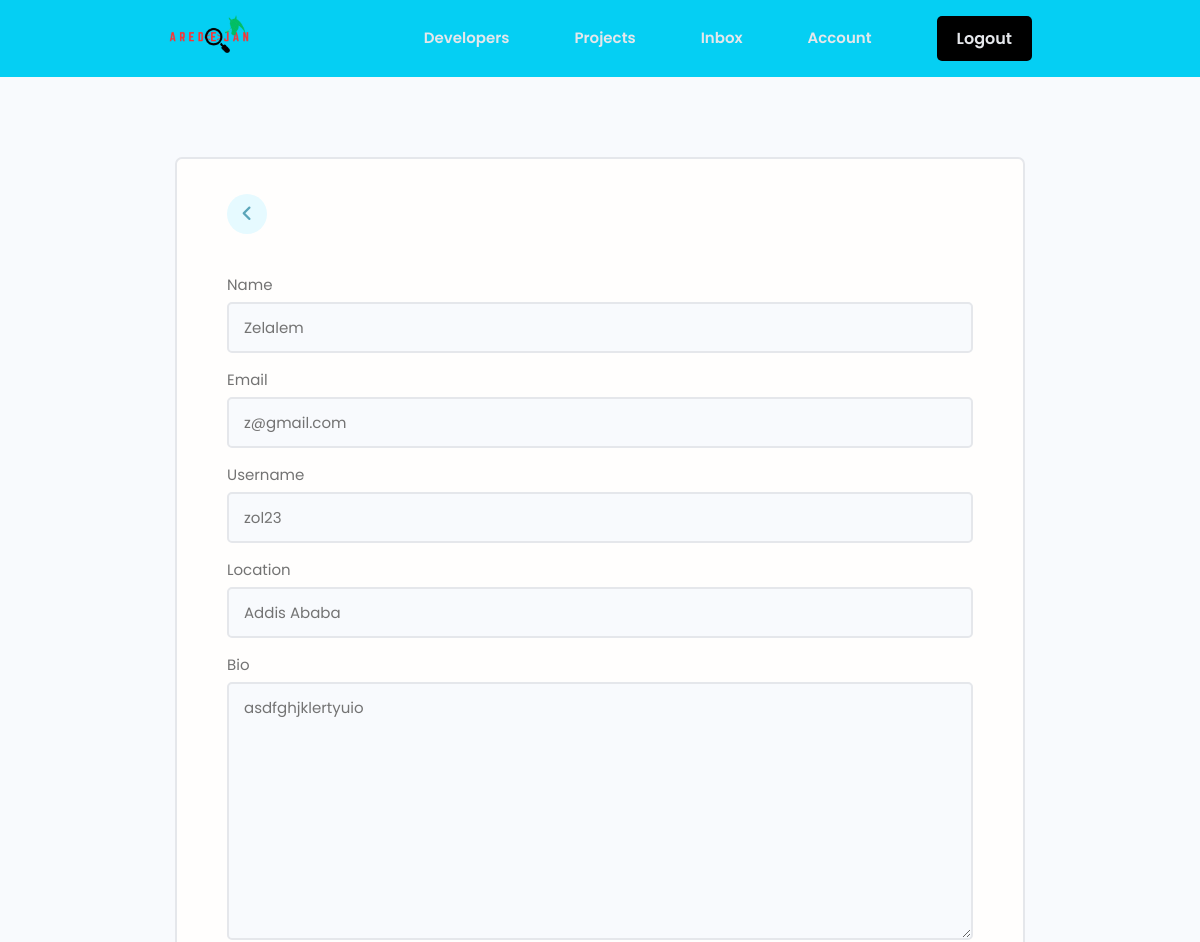
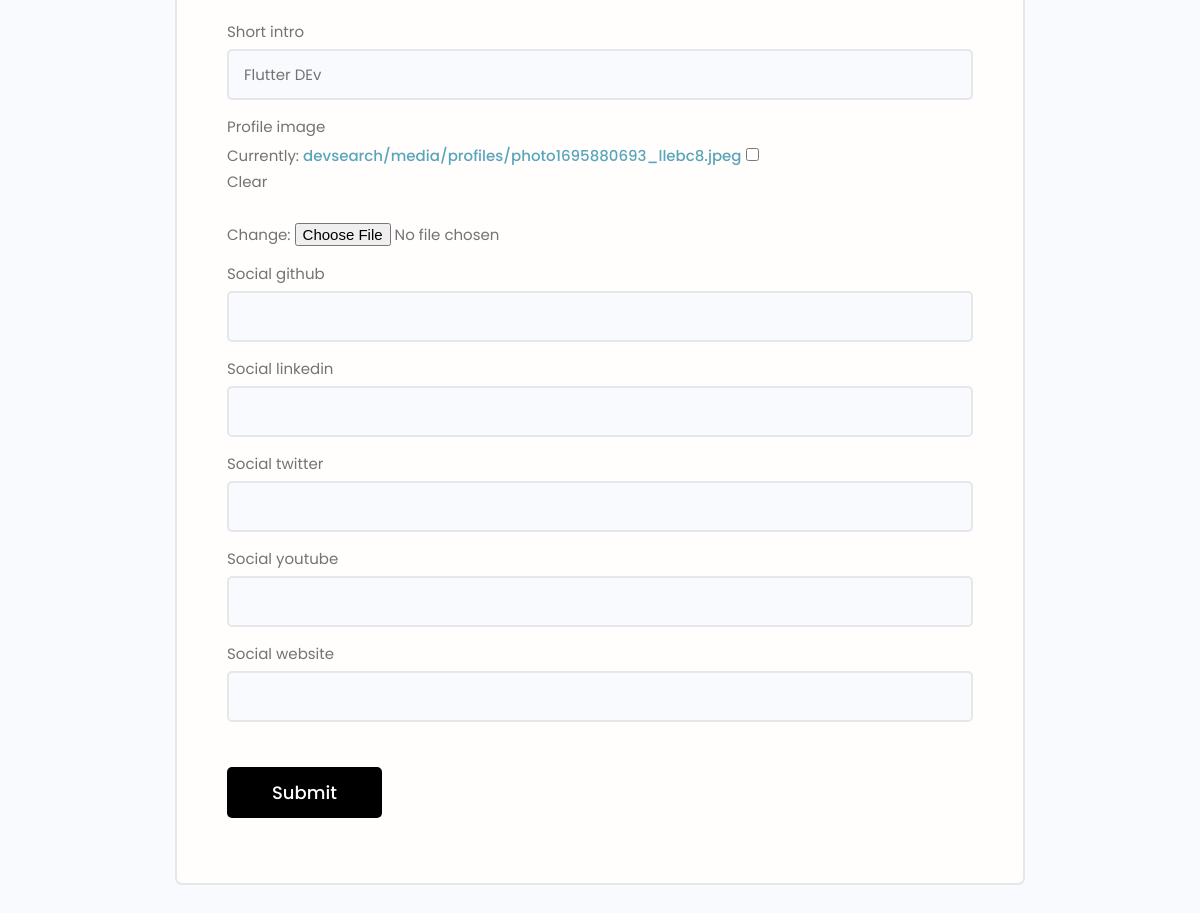
The page /edit-account/ (signed in) on the database as committed earlier (2 pictures, top to bottom).
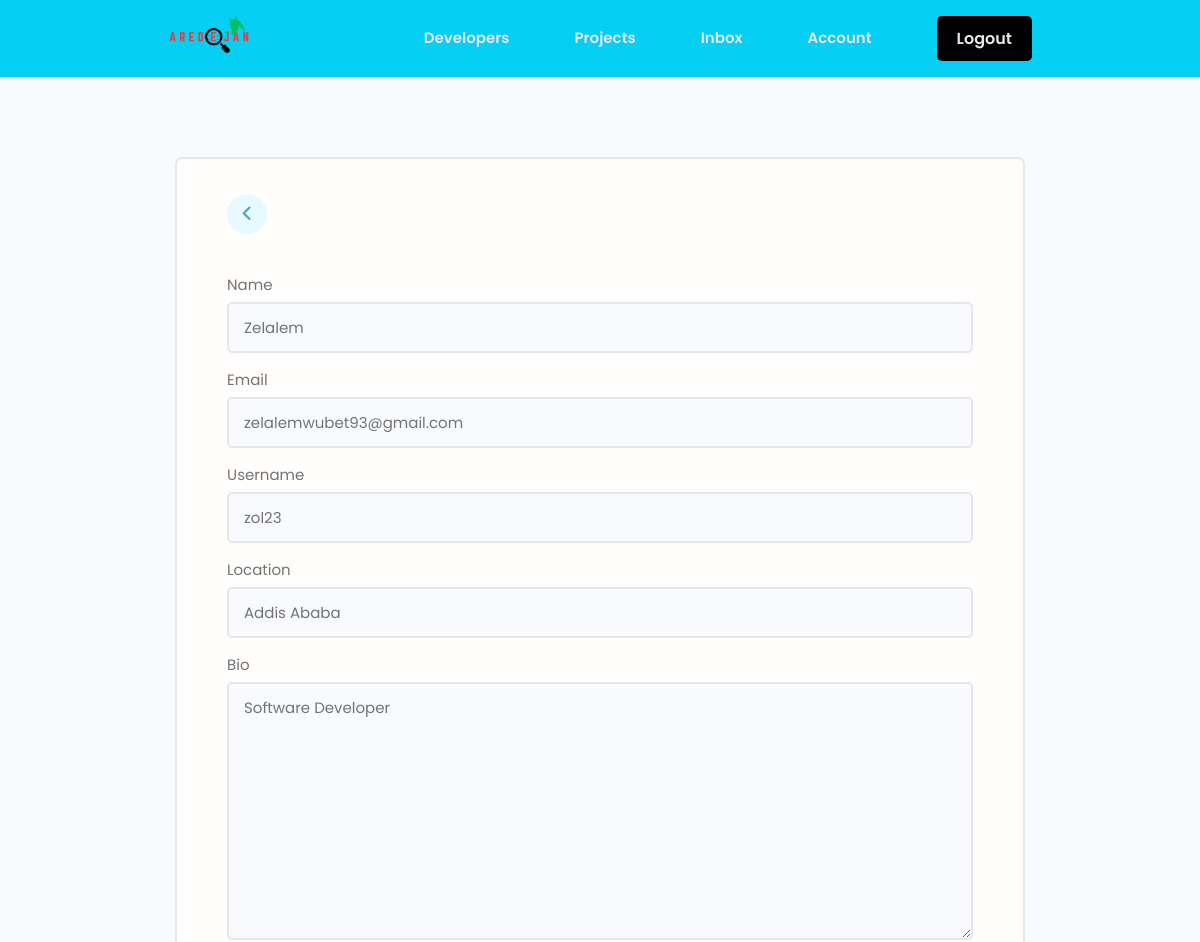
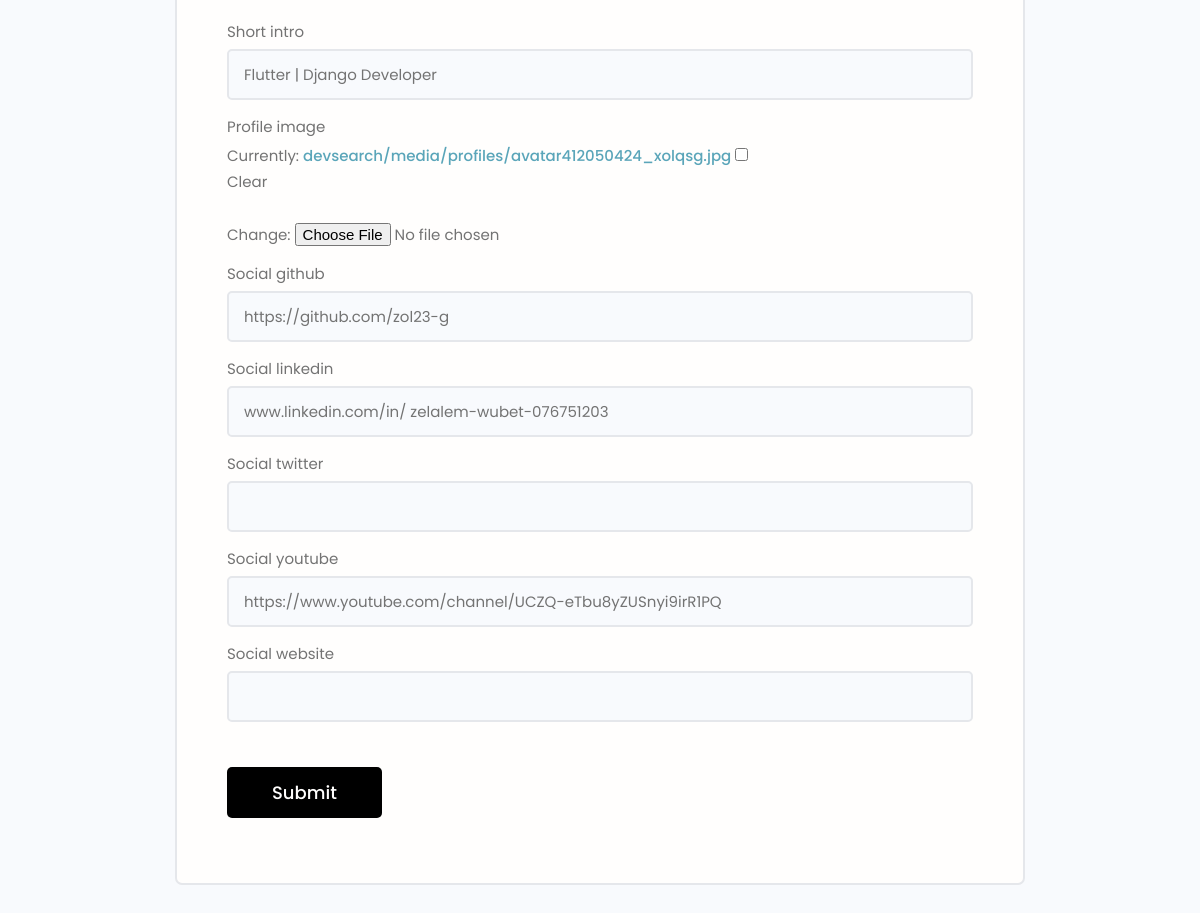
The same page on the database as committed later (2 pictures, top to bottom).
### users/models.py (models this page shows, shortened)
class Profile(models.Model):
    user = models.OneToOneField(User, on_delete=models.CASCADE, null=True, blank=True)
    name = models.CharField(max_length=200, blank=True, null=True)
    email = models.EmailField(max_length=500, blank=True, null=True)
    username = models.CharField(max_length=200, blank=True, null=True)
    location = models.CharField(max_length=200, blank=True, null=True)
    short_intro = models.CharField(max_length=200, blank=True, null=True)
    bio = models.TextField(blank=True, null=True)
    profile_image = models.ImageField(null=True, blank=True, upload_to='profiles/', default='profiles/user-default.png')
    social_github = models.CharField(max_length=200, blank=True, null=True)
    social_twitter = models.CharField(max_length=200, blank=True, null=True)
    social_linkedin = models.CharField(max_length=200, blank=True, null=True)
    social_youtube = models.CharField(max_length=200, blank=True, null=True)
    social_website = models.CharField(max_length=200, blank=True, null=True)
    created = models.DateTimeField(auto_now_add=True)
    id = models.UUIDField(default=uuid.uuid4, unique=True, primary_key=True, editable=False)
    class Meta:
        ordering = ['created']

### users/views.py (the view)
# urls.py: path('edit-account/', views.editAccount, name='edit-account'),
@login_required(login_url='login')
def editAccount(request):
    profile = request.user.profile
    form = ProfileForm(instance=profile)
    if request.method == "POST":
        form = ProfileForm(request.POST, request.FILES, instance=profile)
        if form.is_valid():
            form.save()
            return redirect('account')
    context = {'form': form, }
    return render(request, 'users/profile_form.html', context)

### users/forms.py
class ProfileForm(ModelForm):
    class Meta:
        model = Profile
        fields = ['name', 'email', 'username',
                  'location', 'bio', 'short_intro',
                  'profile_image', 'social_github',
                  'social_linkedin', 'social_twitter',
                  'social_youtube', 'social_website']
    def __init__(self, *args, **kwargs):
        super(ProfileForm, self).__init__(*args, **kwargs)
        for name, field in self.fields.items():
            field.widget.attrs.update({'class': 'input'})

### users/templates/users/profile_form.html (shortened to what this page needs)
{% extends 'main.html' %}
{% block content %}
<main class="formPage my-xl">
    <div class="content-box">
        <div class="formWrapper">
            <a class="backButton" href="{% url 'account' %}"><i class="fa-solid fa-angle-left"></i></a>
            <br>
            <form class="form" action="{% url 'edit-account' %}" method="POST" enctype="multipart/form-data">
                {% for field in form %}
                <div class="form__field">
                    <label for="formInput#text">{{field.label}}</label>
                    {{field}}
                </div>
                {% endfor %}
                <input class="btn btn--sub btn--lg  my-md" type="submit" value="Submit" />
            </form>
        </div>
    </div>
</main>
{% endblock content %}

Rows that differ between the two databases and show on the page:
changed Profile "Zelalem": email "z@gmail.com" → "zelalemwubet93@gmail.com"; bio "asdfghjklertyuio" → "Software Developer"; short_intro "Flutter DEv" → "Flutter | Django Developer"; social_github (not shown) → "https://github.com/zol23-g"; social_linkedin (not shown) → "www.linkedin.com/in/ zelalem-wubet-076751203"; social_youtube (not shown) → "https://www.youtube.com/channel/UCZQ-eTbu8yZUSnyi9irR1PQ"
Other text that changed with them:
text no longer shown: "Currently: devsearch/media/profiles/photo1695880693_llebc8.jpeg Clear Change:"
text now shown: "Currently: devsearch/media/profiles/avatar412050424_xolqsg.jpg Clear Change:"
